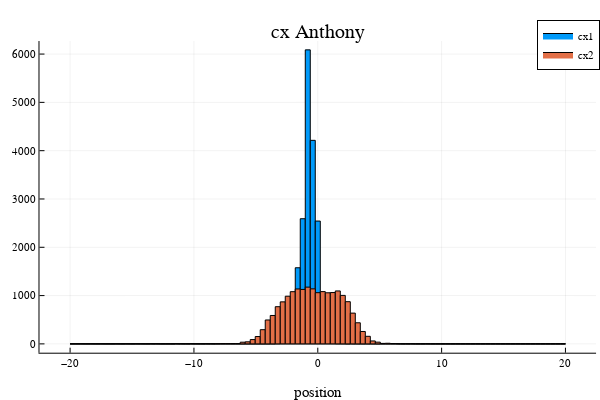

Notebook source saved alongside this figure:
### Markdown cell above
## Statistics of input coefficients

### Code cell
cx1 = coeffx[:,2]*λ0*1e6;
cx2 = coeffx[:,3]*λ0^2*1e12;
cy1 = coeffy[:,2]*λ0*1e6;                 # handle the spectre linearity along y
cy2 = coeffy[:,3]*λ0^2*1e12;

h1 = histogram([cx1 cx2], title = "cx Anthony", bins = LinRange(-20,20,100), 
    label = ["cx1" "cx2"], xlabel = "position", legend = :best)
